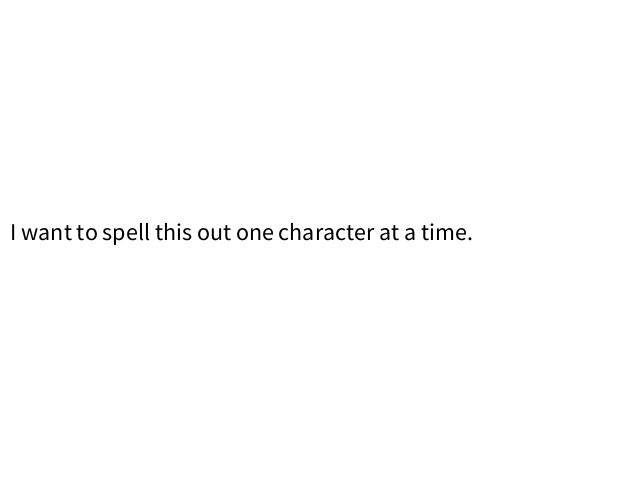
Frame 1 (no input)
Frame 60 (the mouse pressed at the canvas centre just before this capture): identical to frame 1, image omitted
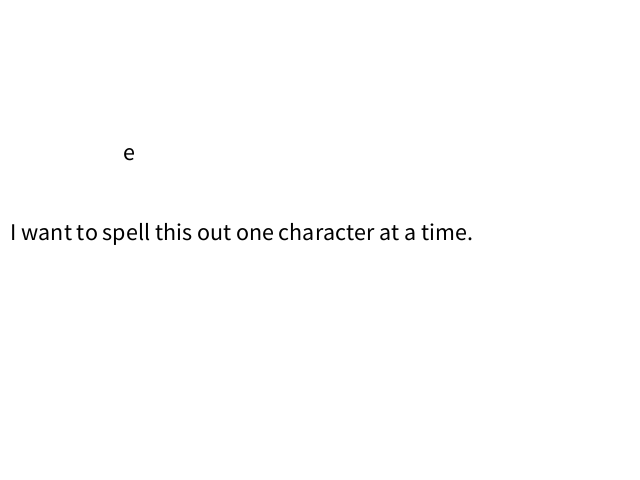
Frame 120 (the mouse held since frame 60 and released just before this capture)

The Processing sketch that drew these frames (run headless with seeded random() and noise(); from frame 60 on, the mouse is pressed at the canvas centre):

// Processing sketch: charAt
// ── charAt.pde
/* 
* Print the characters in a sentence, one at a time
* at approximately the x-location that the character
* appears in the sentence.
*
* Makes use of String.charAt() and charWidth() functions.
*/


String sentence, thisChar;
int charIndex;
float charWidth;

void setup() {
  size(640, 480); 
  fill(0);
  textSize(24);

  sentence = "I want to spell this out one character at a time."; 
  thisChar = "";
  charIndex = 0;
  
  // Average width of each character
  charWidth = textWidth(sentence)/sentence.length();
}

void draw() {
  background(255);
  
  // Only print a character every 10 frames 
  if (frameCount % 10 == 0) {
    
    // Loop around to the beginning when you get to the last character in the sentence
    if (charIndex >= sentence.length()-1)
      charIndex = 0;
    else
      charIndex++;
    
    // Convert character to string
    thisChar = str(sentence.charAt(charIndex));
  }
  
  // Display character
  // Calculate approximate x-position of character
  text(thisChar, charIndex*charWidth + 10, height/3);
  text(sentence, 10, height/2);
}
